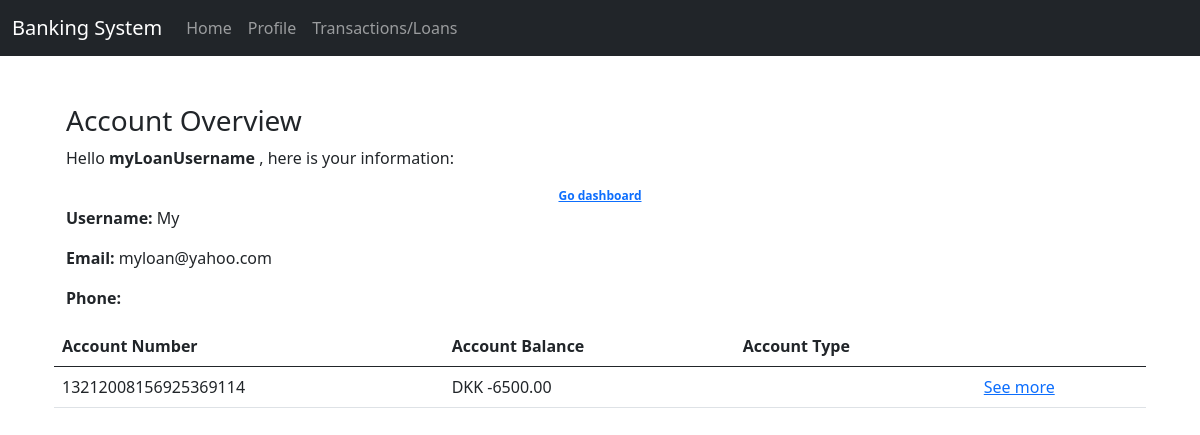
/account/ (signed in), run on an earlier commit of the app's database.
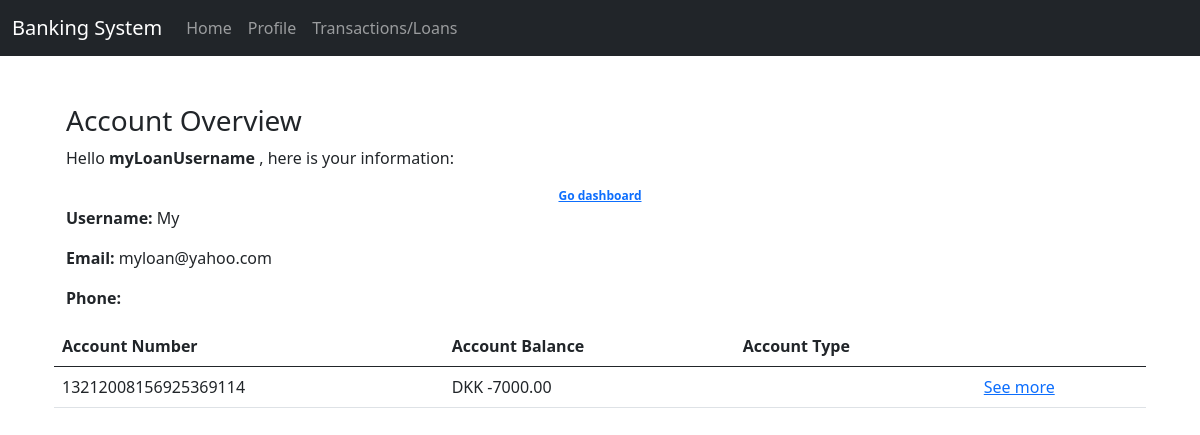
And on a later commit of the database.
### accounts_app_account/models.py (models this page shows, shortened)
class Account(models.Model):
    account_user_fk = models.ForeignKey(Profile, on_delete=models.PROTECT)
    account_number = models.CharField(max_length=20, null=False)
    account_balance = models.DecimalField(decimal_places=2,max_digits=7, default=0)

### accounts_app_account/views.py (the view)
# urls.py: path('', views.accounts_view, name='index'),
def accounts_view(request):
    user = request.user
    profile = Profile.objects.get(user=user)
    user_account = Account.objects.filter(account_user_fk=profile)
    context = {
        "user": user,
        "user_accounts": user_account,
    }
    return render(request, "accounts_app_account/account.html", context)

### accounts_app_account/templates/accounts_app_account/account.html (shortened to what this page needs)
{% extends "transaction_app/base.html" %}
{% block content %}
    <h3> Account Overview</h3>
    <p>Hello <b>  {{ user }} </b> , here is your information: </p>
    <small class="badge badge-pill badge-primary"> <a href="/auth/dashboard" > Go dashboard</a></small>
    <div>
        <p> <b> Username:</b> {{user.first_name}} </p>
        <p> <b> Email: </b>  {{user.email}}</p>
        <p> <b> Phone: </b> {{customer.customer_phone_number}} </p>
    </div>
    <table class="table">
        <thead>
            <tr>
              <th scope="col">Account Number</th>
              <th scope="col">Account Balance</th>
              <th scope="col"> Account Type </th>
              <th scope="col">  </th>
            </tr>
          </thead>
            {% for account in user_accounts %}
            <tbody>
                <tr>
                  <td>{{  account.account_number }}</td>
                  <td> DKK {{account.account_balance}}</td>
                  <td> {{customer.customer_rank}} </td>
                  <td> <a href=""> See more </a> </td>
                </tr>
            </tbody>
            {% endfor %}
{% endblock %}

What changed in the data, as far as the page shows it:
changed Account: account_balance "-6500.00" → "-7000.00"
